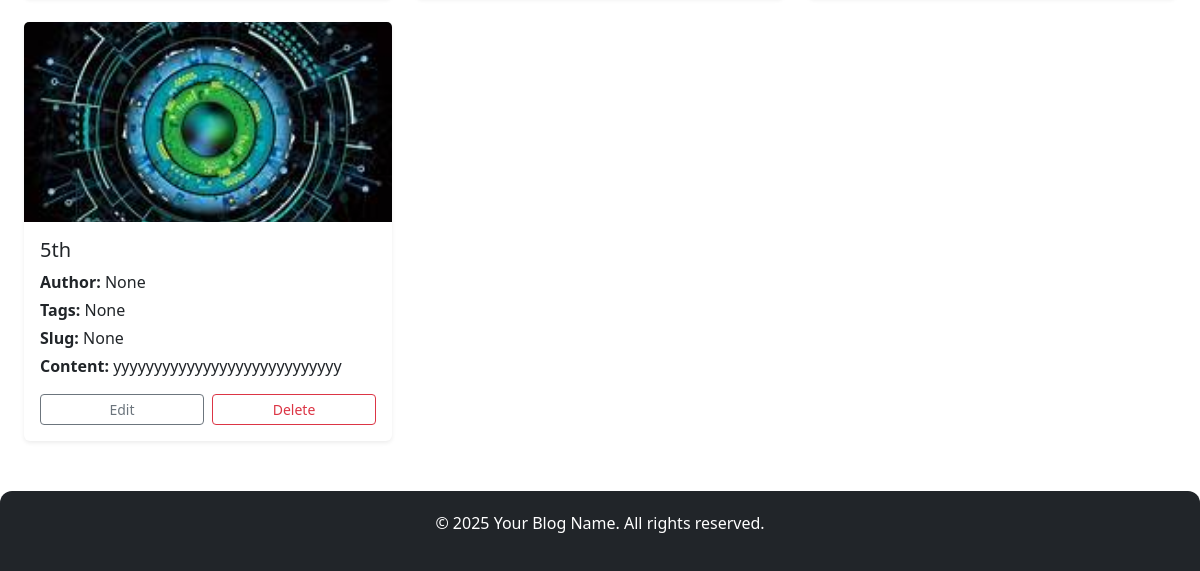
/blog (lower part), run on an earlier commit of the app's database.
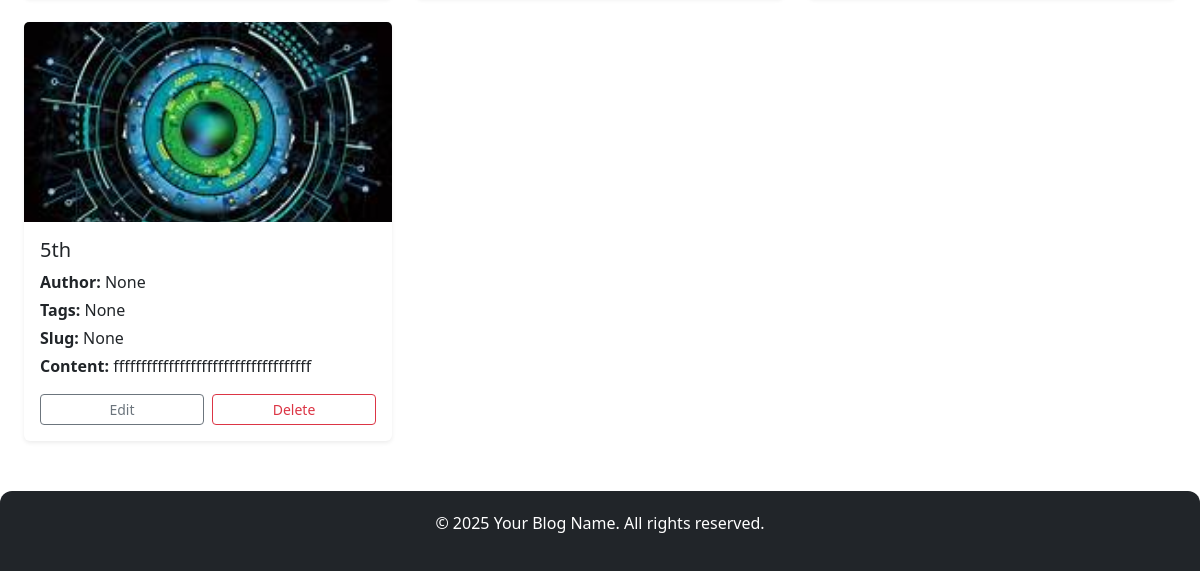
And on a later commit of the database.
### app/models.py (models this page shows, shortened)
class Blog(db.Model):
    id = db.Column(db.Integer, primary_key=True)
    title = db.Column(db.String(200), nullable=False)
    slug = db.Column(db.String(255), nullable=True)
    author = db.Column(db.String(100))
    tags = db.Column(db.String(200), nullable=True)
    content = db.Column(db.Text, nullable=False)
    image = db.Column(db.String(255), nullable=True)
    created_on = db.Column(db.DateTime, default=datetime.utcnow)
    updated_on = db.Column(
        db.DateTime, default=datetime.utcnow, onupdate=datetime.utcnow
    )

### app/routes/temp_routes.py (the view)
@main.route("/blog")
def blog():
    blogdata = Blog.query.order_by(Blog.id.desc()).all()
    return render_template("blog.html", blogdata=blogdata)

### app/templates/blog.html (shortened to what this page needs)
{% extends "main.html" %}
{% block blog %}
<div class="container">
    <div class="container my-4">
        <div class="row row-cols-1 row-cols-md-2 row-cols-lg-3 g-4">
            {% for blog in blogdata %}
            <div class="col">
                <div class="card h-100 shadow-sm border-0">
                    {% if blog.image %}
                    <img src="{{ url_for('uploaded_file', filename=blog.image) }}" class="card-img-top object-fit-cover" alt="Blog Image" style="height: 200px;">
                    {% else %}
                    <div class="d-flex align-items-center justify-content-center bg-light" style="height: 200px;">
                        <span class="text-muted"><em>No image uploaded.</em></span>
                    </div>
                    {% endif %}
                    <div class="card-body d-flex flex-column">
                        <h5 class="card-title">{{ blog.title }}</h5>
                        <p class="mb-1"><strong>Author:</strong> {{ blog.author }}</p>
                        <p class="mb-1"><strong>Tags:</strong> {{ blog.tags }}</p>
                        <p class="mb-1"><strong>Slug:</strong> {{ blog.slug }}</p>
                        <p class="card-text text-truncate" title="{{ blog.content }}"><strong>Content:</strong> {{ blog.content }}</p>
                        <div class="mt-auto d-flex justify-content-between gap-2">
                            <a href="/blog/edit/{{ blog.id }}" class="btn btn-sm btn-outline-secondary w-100">Edit</a>
                            <button type="button" class="btn btn-sm btn-outline-danger w-100"
                                onclick="if (confirm('Are you sure you want to delete this blog post?')) { window.location.href='/blog/delete/{{ blog.id }}'; }">
                                Delete
                            </button>
                        </div>
                    </div>
                </div>
            </div>
            {% endfor %}
        </div>
    </div>
</div>
{% endblock %}

What changed in the data, as far as the page shows it:
changed Blog "5th": content "yyyyyyyyyyyyyyyyyyyyyyyyyyyy" → "ffffffffffffffffffffffffffffffffffff"
